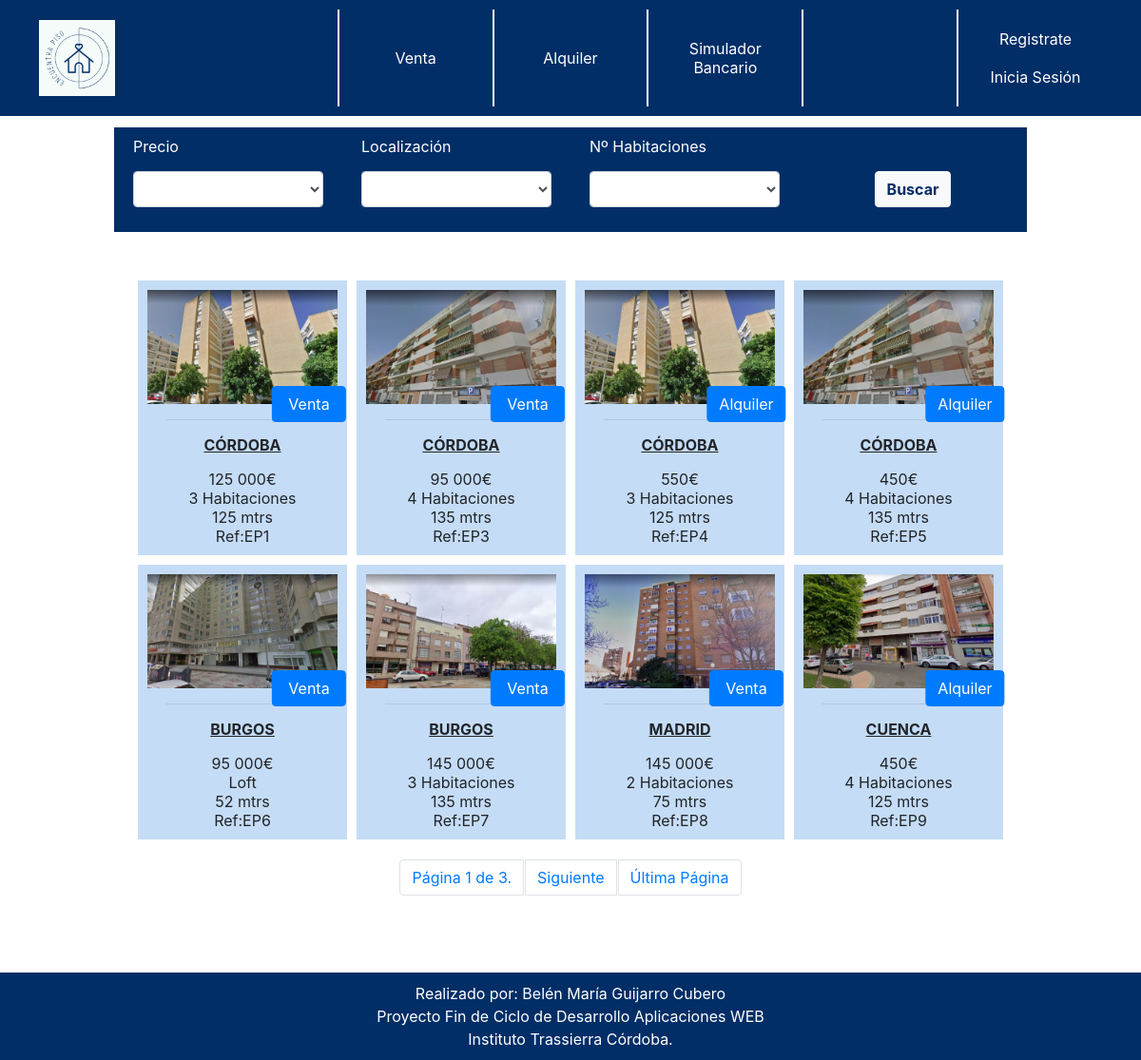
The page / on the database its author committed.
### applications/operaciones/models.py (models this page shows, shortened)
class Oferta(models.Model):
	inmueble= models.ForeignKey("inmuebles.Inmueble", verbose_name=("Inmueble"),on_delete=models.CASCADE)
	vendedor=models.ForeignKey("administracion.Trabajador", verbose_name=("trabajador"),on_delete=models.SET_NULL, blank=True,null=True)
	precio=models.DecimalField('Precio', max_digits=13, decimal_places=6)
	descuento=models.DecimalField('Descuento', max_digits=5, decimal_places=2, default=0)
	tipo=models.CharField("tipo",max_length=1)
	activa=models.BooleanField('Activo', default=True)
	updated_at = models.DateTimeField(auto_now_add=True, null=True)
	created_at = models.DateTimeField(auto_now_add=True, null=True)
	def __str__(self):
		return str(self.id)+"-"+str(self.inmueble.id)+" - "+str(self.precio)

### applications/inmuebles/models.py (models this page shows, shortened)
class Inmueble(models.Model):
	PROVINCE_CHOICES =(
		('01', 'Alaba'), ('02', 'Albacete'), ('03', 'Alicante'),
		('04', 'Almería'), ('05', 'Ávila'), ('06', 'Badajoz'),
		('07', 'Islas Baleares'), ('08', 'Barcelona'), ('09', 'Burgos'),
		('10', 'Cáceres'), ('11', 'Cádiz'), ('12', 'Castellón'),
		('13', 'Ciudad Real'), ('14', 'Córdoba'), ('15', 'A Coruña'),
		('16', 'Cuenca'), ('17', 'Girona'), ('18', 'Granada'),
		('19', 'Guadalajara'), ('20', 'Guipúzcoa'), ('21', 'Huelva'),
		('22', 'Huesca'), ('23', 'Jaén'), ('24', 'León'),
		('25', 'Lleida'), ('26', 'La Rioja'), ('27', 'Lugo'),
		('28', 'Madrid'), ('29', 'Málaga'), ('30', 'Murcia'),
		('31', 'Navarra'), ('32', 'Ourense'), ('33', 'Asturias'),
		('34', 'Palencia'), ('35', 'Las Palmas'), ('36', 'Pontevedra'),
		('37', 'Salamanca'), ('38', 'Santa Cruz de Tenerife'), ('39', 'Cantabria'),
		('40', 'Segovia'), ('41', 'Sevilla'), ('42', 'Soria'),
		('43', 'Tarragona'), ('44', 'Teruel'), ('45', 'Toledo'),
		('46', 'Valencia'), ('47', 'Valladolid'), ('48', 'Vizcaya'),
		('49', 'Zamora'), ('50', 'Zaragoza'), ('51', 'Ceuta'), ('52', 'Melilla')
		)
	HABITACIONES_CHOICES=(
        ('0', 'Loft'),
        ('1', '1 Habitacion'),
        ('2', '2 Habitaciones'),
        ('3', '3 Habitaciones'),
        ('4', '4 Habitaciones'),
        ('5', '5 Habitaciones'),
        ('6', 'Más de 5'),
        )
	ORIENTACION_CHOICES=(
	 	('1', '(N) Norte'),
        ('2', '(NO) Noreste'),
        ('3', '(E) Este'),
        ('4', '(SE) Sureste'),
        ('5', '(S) Sur'),
        ('6', '(SO) Suroeste'),
        ('7', '(O) Oeste'),
        ('8', '(NO) Noroeste'),
	 	)
	propietario= models.ForeignKey("administracion.Propietario", verbose_name="propietario",on_delete=models.CASCADE )
	direccion= models.CharField('Direccion', max_length=200)
	localizacion= models.CharField('Localización', max_length=2, choices=PROVINCE_CHOICES)
	codigo_postal= models.IntegerField('CP',)
	metros=models.IntegerField('Metros',)
	habitacion=models.CharField('Habitación', max_length=1, choices=HABITACIONES_CHOICES)
	planta=models.IntegerField('Planta',)
	wc=models.IntegerField('Baños',)
	orientacion=models.CharField('Orientación', max_length=1, choices=ORIENTACION_CHOICES)
	construccion=models.IntegerField('Año Construcción',)
	comunidad=models.DecimalField('Precio Comunidad', max_digits=6, decimal_places=2)
	ascensor=models.BooleanField('Ascensor', default=False)
	terraza=models.BooleanField('Terraza', default=False)
	patio=models.BooleanField('Patio', default=False)
	observacion= models.CharField('Observacion', max_length=1024)
	imagenPrincipal= models.ImageField("ImagenPrincipal",upload_to="imagenes/")
	imagen1=models.ImageField("imagen1",upload_to="imagenes/",default="imagenes/pordefecto.png",blank=True, null=True)
	imagen2=models.ImageField("imagen2",upload_to="imagenes/",default="imagenes/pordefecto.png",blank=True, null=True)
	imagen3=models.ImageField("imagen3",upload_to="imagenes/",default="imagenes/pordefecto.png",blank=True, null=True)
	imagen4=models.ImageField("imagen4",upload_to="imagenes/",default="imagenes/pordefecto.png",blank=True, null=True)
	activo=models.BooleanField('Activo', default=True)
	created_at = models.DateTimeField(auto_now_add=True, null=True)
	updated_at = models.DateTimeField(auto_now_add=True, null=True)

### applications/inmuebles/views.py (the view, shortened to what this page needs)
# urls.py: path('', views.Inicio.as_view(), name="home"),
class Inicio(View):
    def get(self,request):
        clientes=Cliente.objects.all()
        trabajadores=Trabajador.objects.all()
        provincia= lista_fuc(PROVINCE_CHOICES)
        habitaciones= lista_fuc(HABITACIONES_CHOICES)
        ofertas=Oferta.objects.all().filter(activa=True).order_by("created_at")[:20]
        paginator=Paginator(ofertas,8)
        page_number=request.GET.get('page')
        resultado =paginator.get_page(page_number)
        logs("prueba", ofertas)
        return render(request,"home.html",{"provincia":provincia,"habitaciones":habitaciones, "ofertas":ofertas,"resultado":resultado,"clientes":clientes,"trabajadores":trabajadores} )

### applications/inmuebles/views.py (called while the page is built)
def lista_fuc(lista=list()):
    lista=list(lista)
    lista_datos=list()
    for i in range(len(lista)):
        lista_datos.append(lista[i][1])
    lista_tupla=tuple(lista_datos)
    return lista_tupla

def logs(file="log",mensaje=""):
    escribir = open(file+".txt", "a")
    escribir.write(str(mensaje)+"\n")
    escribir.close()

### templates/home.html (shortened to what this page needs)
{% extends "base.html" %}
{% load static %}
{% load humanize %}
{% block head %}
 {% include 'cabecera.html' %}
{% endblock head %}
{% block content %}
<div class="container" id="cabecera-frente"style="margin-top:12px; width:80%">
	<form action="." method="post">
		<table style="width:100%;">
			<tr>
				<td id="tdfiltro">
					<p id="texto">Precio</p>
					<select class="form-control" name="precio" id="precio">
						<option value="{{datos.precio}}">{{datos.precio}}</option>
						<option value="De Menor a Mayor">De Menor a Mayor</option>
					</select>
				</td>
				<td id="tdfiltro">
					<p id="texto">Localización</p>
         	<select class="form-control" name="localidad" id="localidad">
            <option value="{{datos.localidad}}">{{datos.localidad}}</option>
             	{% for p in provincia%}
            <option >{{p}}</option>
            	{% endfor %}
          </select>
				</td>
				<td id="tdfiltro">
					<p id="texto">Nº Habitaciones</p>
         	<select class="form-control" name="habitaciones" id="habitaciones">
            <option value="{{datos.hab}}">{{datos.hab}}</option>
            	{% for h in habitaciones%}
            <option >{{h}}</option>
            	{% endfor %}
          </select>
         </td>
				<td id="tdfiltro"style="text-align:center"><p>&nbsp;</p>
						<button type="submit" class="btn btn-light"style="color:#012e67;font-weight: bold;">Buscar</button>
				</td>
			</tr>
		</table>
	</form>
</div>
<center>
<h2><b>{{titulo}}</b></h2>
<h3>
</h3>
</center>
<div style="padding-top:10px">
	<table style="margin:auto;"width="75%">
		<tr>
		{% for o in resultado%}
			<td width="20%" align="center" style="padding:5px">
				<div id="ficha" style="background-color:#c5dcf6; padding:10px 10px">
					<div id="foto">
    				<a href="{% url 'app_inmuebles:Info' o.id %}"class="text-decoration-none">
    					<img src={{o.inmueble.imagenPrincipal.url}} width="200px">
    					{% if o.tipo == "1" %}
    						<button class="btn btn-primary">Alquiler</button>
    					{% else %}
    						<button class="btn btn-primary">&nbsp;Venta&nbsp;</button>
    					{% endif %}
          	</a>
        	</div>
        	<div>
          	<hr style="width:80%;" />
          	<p stytle="font-weight:bold;padding-button:15px"><u><b>{{o.inmueble.get_localizacion_display|upper}}</b></u></p>
          			{{o.precio|floatformat:0|intcomma }}€<br/>
          			{{o.inmueble.get_habitacion_display}}<br/>
          			{{o.inmueble.metros}} mtrs<br/>
          			Ref:EP{{o.id}}
       		</div>
      	</div>
			</td>
			{% if forloop.counter|divisibleby:"4" %}
    </tr>
    <tr>
      {% endif %}
    {% endfor %}
		</tr>
	</table>
</div>
{%if resultado.paginator %}
	<div style="margin:15px 0px">
  <table  style=";margin:0 auto;">
  	<tr>
    	<td class="page-item">
    		<a class="page-link" href="#">Página {{ resultado.number }} de {{ resultado.paginator.num_pages }}.</a>
    	</td>
    	{% if resultado.has_next %}
    	<td class="page-item">
    		<a class="page-link" href="?page={{resultado.next_page_number }}{{datos}}">Siguiente</a>
    	</td>
    	<td class="page-item">
    		<a class="page-link" href="?page={{ resultado.paginator.num_pages }}">
    	Última Página</a>
    	</td>
    	{% endif %}
  	</tr>
  </table>
{%endif%}
</div>
{% endblock content %}

### encuentrapiso/static/css/estilos.css (style rules this page uses)
#cabecera-frente { background-color: #012e67; padding:10px 0px; }
#texto { color:#ffffff; }
#tdfiltro { width: 20%; padding: 0px 20px; }
h2 { color:#012e67; padding-top:10px; }
h3 { color:#012e67; padding-top:10px; }
#foto { position:relative; display:inline-block; }
#foto button { position: absolute; top: 100%; left: 85%; transform: translate(-50%, -50%); }

### rows shown on the page
Oferta: inmueble.imagenPrincipal (picture), tipo "Venta", inmueble.localizacion "CÓRDOBA", precio "125 000", inmueble.habitacion "3 Habitaciones", inmueble.metros "125", id "1"
Oferta: inmueble.imagenPrincipal (picture), tipo "Venta", inmueble.localizacion "CÓRDOBA", precio "95 000", inmueble.habitacion "4 Habitaciones", inmueble.metros "135", id "3"
Oferta: inmueble.imagenPrincipal (picture), tipo "Alquiler", inmueble.localizacion "CÓRDOBA", precio "550", inmueble.habitacion "3 Habitaciones", inmueble.metros "125", id "4"
Oferta: inmueble.imagenPrincipal (picture), tipo "Alquiler", inmueble.localizacion "CÓRDOBA", precio "450", inmueble.habitacion "4 Habitaciones", inmueble.metros "135", id "5"
Oferta: inmueble.imagenPrincipal (picture), tipo "Venta", inmueble.localizacion "BURGOS", precio "95 000", inmueble.habitacion "Loft", inmueble.metros "52", id "6"
Oferta: inmueble.imagenPrincipal (picture), tipo "Venta", inmueble.localizacion "BURGOS", precio "145 000", inmueble.habitacion "3 Habitaciones", inmueble.metros "135", id "7"
Oferta: inmueble.imagenPrincipal (picture), tipo "Venta", inmueble.localizacion "MADRID", precio "145 000", inmueble.habitacion "2 Habitaciones", inmueble.metros "75", id "8"
Oferta: inmueble.imagenPrincipal (picture), tipo "Alquiler", inmueble.localizacion "CUENCA", precio "450", inmueble.habitacion "4 Habitaciones", inmueble.metros "125", id "9"

### other values the page prints
{{ resultado.number }} "1"
{{ resultado.paginator.num_pages }} "3"
